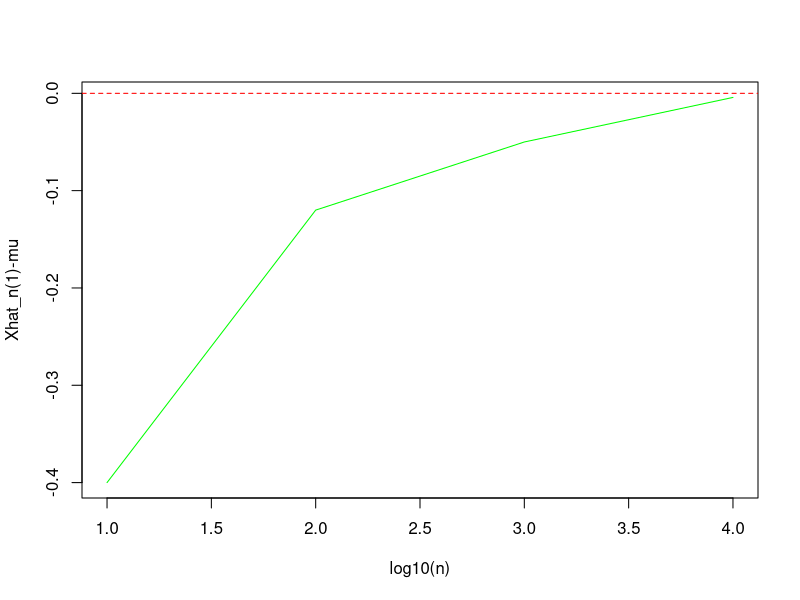
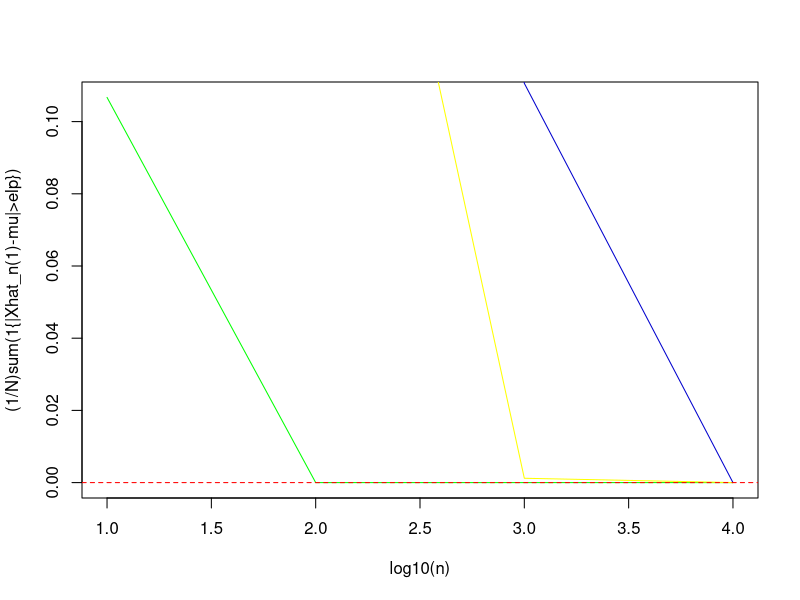
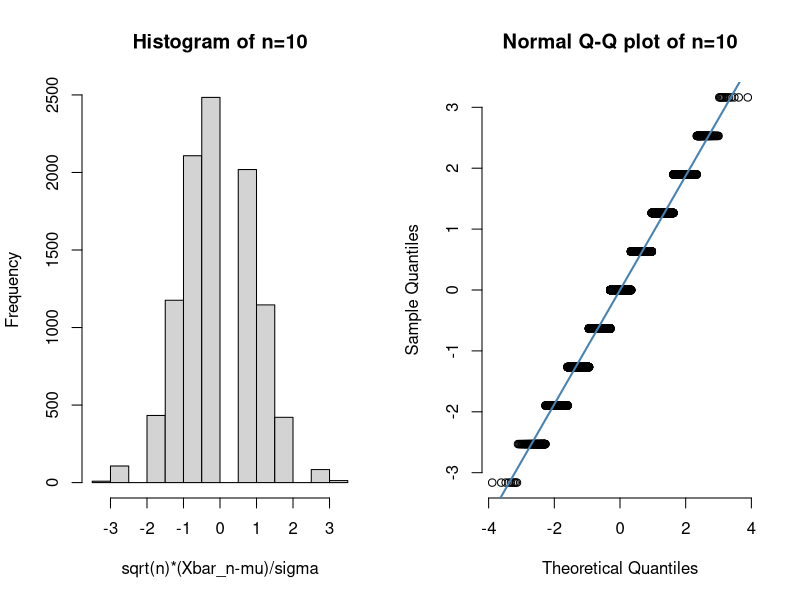
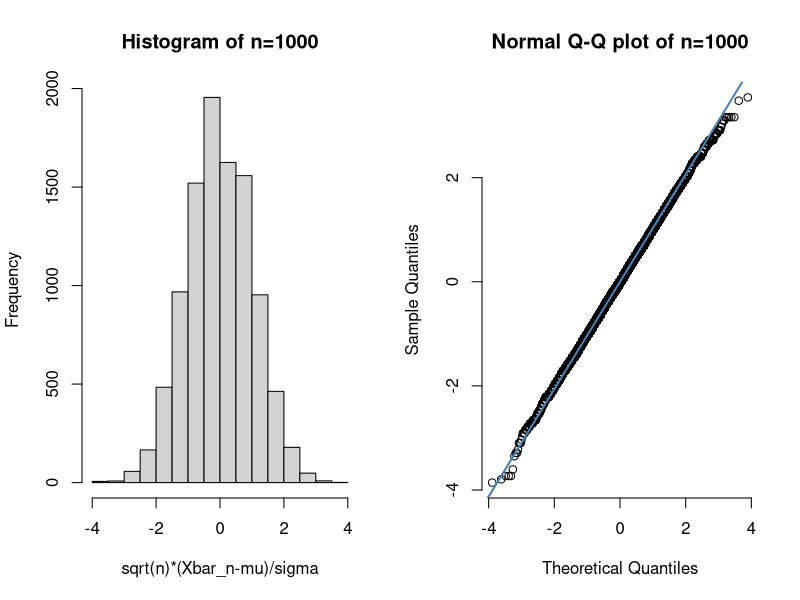
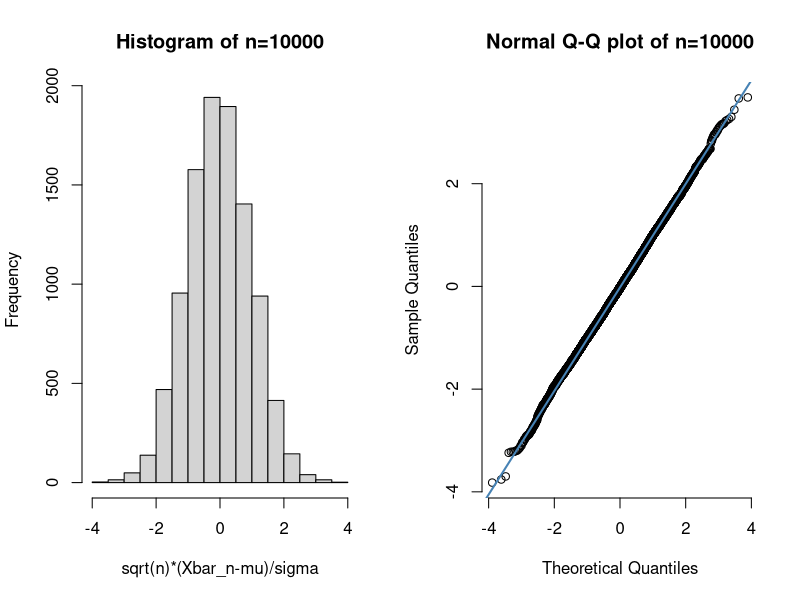
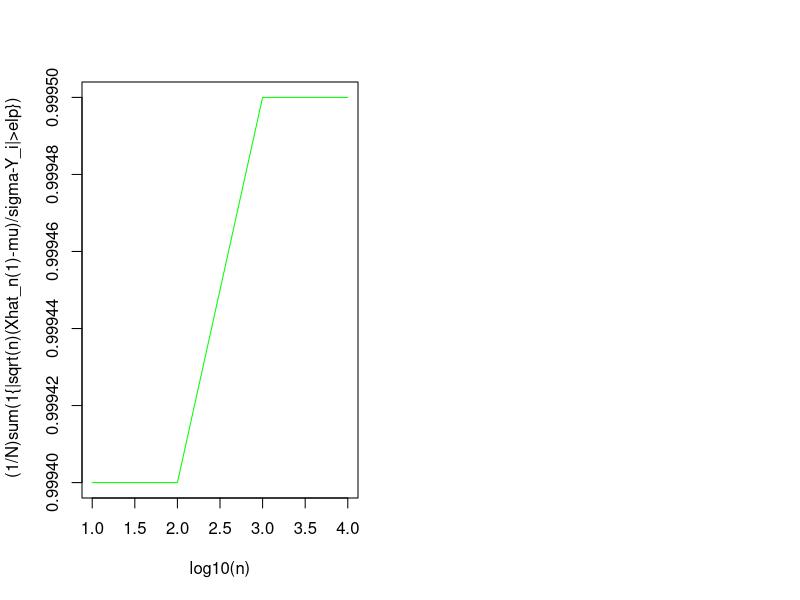

The R source for these figures, in order: (Note: this script raises an error after producing the figures.)
## ---- chunk 1
alpha_q2 = 0.05
z_q2 = qnorm(1-alpha_q2/2,0,1)
z_q2
## ---- chunk 2
N_q2 = 10000
n_q2=100
theta_q2=2
count_contain_theta = 0
CIcalc_q2 = function(x,z,n){
  CI_low = (n-z*sqrt(n))/(sum(log(x)))+1
  CI_up = (n+z*sqrt(n))/(sum(log(x)))+1
  CI = cbind(CI_low,CI_up)
  #print(x)
  return(CI)
}
q2cdf = function(x,theta){
  return((1-x)^(1/(1-theta))) # Is this correct
}
for (i in 1:N_q2){
  U_q2 = runif(n_q2,min=0,max=1)
  X_q2 = q2cdf(U_q2,theta_q2)
  CI_q2 = CIcalc_q2(X_q2,z_q2,n_q2)
  if ((CI_q2[1]<=theta_q2)&(CI_q2[2]>=theta_q2)){
    count_contain_theta = count_contain_theta+1
  }
}
count_contain_theta/N_q2
## ---- chunk 3
generate_xhat_q3 = function(n){
  x = runif(n)
  x=replace(x,x<0.5,-1)
  x=replace(x,x>=0.5,1)
  xhat = mean(x)
  varx = var(x)
  return(list(xhat,varx))
}
N_q3 = 10000
n_q3 = c(10,100,1000,10000)
# row 1 is mean, row 2 is variance
meanVar_10 <- replicate(N_q3,generate_xhat_q3(n_q3[1]))
meanVar_100 <- replicate(N_q3,generate_xhat_q3(n_q3[2]))
meanVar_1000 <- replicate(N_q3,generate_xhat_q3(n_q3[3])) 
meanVar_10000 <- replicate(N_q3,generate_xhat_q3(n_q3[4]))
## ---- chunk 4
mu_q3 = 0.5*(1-1)
sigma_q3 = ((1-mu_q3)^2)*0.5+((-1-mu_q3)^2)*0.5
y_q3 = c(meanVar_10[1,1],meanVar_100[1,1],meanVar_1000[1,1],meanVar_10000[1,1])
y_q3 = unlist(y_q3)-mu_q3
#curve(log10(x),from=1,to=10000,log="x",ylab="log10(n)",xlab="n",col="green",ylim=c(-3,5))
plot(log10(n_q3),y_q3,ylab="Xhat_n(1)-mu",xlab="log10(n)",col="green",type="l")
abline(h = 0, lty = 2,col="red")
#points(n_q3,y_q3)
## ---- chunk 5
elp_q3 = c(0.5,0.1,0.05)
sum_ind1 = c((1/N_q3)*sum(abs(unlist(meanVar_10[1,])-mu_q3)>elp_q3[1]),(1/N_q3)*sum(abs(unlist(meanVar_100[1,])-mu_q3)>elp_q3[1]),(1/N_q3)*sum(abs(unlist(meanVar_1000[1,])-mu_q3)>elp_q3[1]),(1/N_q3)*sum(abs(unlist(meanVar_10000[1,])-mu_q3)>elp_q3[1]))
sum_ind2 = c((1/N_q3)*sum(abs(unlist(meanVar_10[1,])-mu_q3)>elp_q3[2]),(1/N_q3)*sum(abs(unlist(meanVar_100[1,])-mu_q3)>elp_q3[2]),(1/N_q3)*sum(abs(unlist(meanVar_1000[1,])-mu_q3)>elp_q3[2]),(1/N_q3)*sum(abs(unlist(meanVar_10000[1,])-mu_q3)>elp_q3[2]))
sum_ind3 = c((1/N_q3)*sum(abs(unlist(meanVar_10[1,])-mu_q3)>elp_q3[3]),(1/N_q3)*sum(abs(unlist(meanVar_100[1,])-mu_q3)>elp_q3[3]),(1/N_q3)*sum(abs(unlist(meanVar_1000[1,])-mu_q3)>elp_q3[3]),(1/N_q3)*sum(abs(unlist(meanVar_10000[1,])-mu_q3)>elp_q3[3]))
#curve(log10(x),from=1,to=10000,log="x",ylab="log10(n)",xlab="n",col="green",ylim=c(-3,5))
plot(log10(n_q3),sum_ind1,ylab="(1/N)sum(1{|Xhat_n(1)-mu|>elp})",xlab="log10(n)",col="green",type="l") 
lines(sum_ind2,col="yellow")
lines(sum_ind3,col="blue3")
abline(h = 0, lty = 2,col="red")
#points(n_q3,sum_ind1)
#points(n_q3,sum_ind2,col="yellow")
#points(n_q3,sum_ind3,col="blue3")
## ---- chunk 6
par(mfrow=c(1,2))
CLT1_q3 = sqrt(n_q3[1])*(unlist(meanVar_10[1,])-mu_q3)/sqrt(sigma_q3)
hist(CLT1_q3,main="Histogram of n=10",xlab="sqrt(n)*(Xbar_n-mu)/sigma")
qqnorm(CLT1_q3, pch = 1, frame = FALSE,main="Normal Q-Q plot of n=10")
qqline(CLT1_q3, col = "steelblue", lwd = 2)
par(mfrow=c(1,2))
CLT2_q3 = sqrt(n_q3[3])*(unlist(meanVar_1000[1,])-mu_q3)/sqrt(sigma_q3)
hist(CLT2_q3,main="Histogram of n=1000",xlab="sqrt(n)*(Xbar_n-mu)/sigma")
qqnorm(CLT2_q3, pch = 1, frame = FALSE,main="Normal Q-Q plot of n=1000")
qqline(CLT2_q3, col = "steelblue", lwd = 2)
par(mfrow=c(1,2))
CLT3_q3 = sqrt(n_q3[4])*(unlist(meanVar_10000[1,])-mu_q3)/sqrt(sigma_q3)
hist(CLT3_q3,main="Histogram of n=10000",xlab="sqrt(n)*(Xbar_n-mu)/sigma")
qqnorm(CLT3_q3, pch = 1, frame = FALSE,main="Normal Q-Q plot of n=10000")
qqline(CLT3_q3, col = "steelblue", lwd = 2)
## ---- chunk 7
Y_q3 = rnorm(N_q3,0,1)
point1_q3 = (1/N_q3)*sum(abs(sqrt(n_q3[1])*(unlist(meanVar_10[1,])-mu_q3)/sqrt(sigma_q3)-Y_q3)>0.001)
point2_q3 = (1/N_q3)*sum(abs(sqrt(n_q3[2])*(unlist(meanVar_100[1,])-mu_q3)/sqrt(sigma_q3)-Y_q3)>0.001)
point3_q3 = (1/N_q3)*sum(abs(sqrt(n_q3[3])*(unlist(meanVar_1000[1,])-mu_q3)/sqrt(sigma_q3)-Y_q3)>0.001)
point4_q3 = (1/N_q3)*sum(abs(sqrt(n_q3[4])*(unlist(meanVar_10000[1,])-mu_q3)/sqrt(sigma_q3)-Y_q3)>0.001)
#curve(log10(x),from=1,to=10000,log="x",ylab="log10(n)",xlab="n",col="green",ylim=c(-2,4))
plot(log10(n_q3),c(point1_q3,point2_q3,point3_q3,point4_q3),ylab=" (1/N)sum(1{|sqrt(n)(Xhat_n(1)-mu)/sigma-Y_i|>elp})",xlab="log10(n)",col="green",type="l")
abline(h = 0, lty = 2,col="red")
#points(n_q3,c(point1_q3,point2_q3,point3_q3,point4_q3),col="blue3")
## ---- chunk 8
knitr::include_graphics("4a.png")
## ---- chunk 9
knitr::include_graphics("mny.png") 
knitr::include_graphics("fca.png") 
